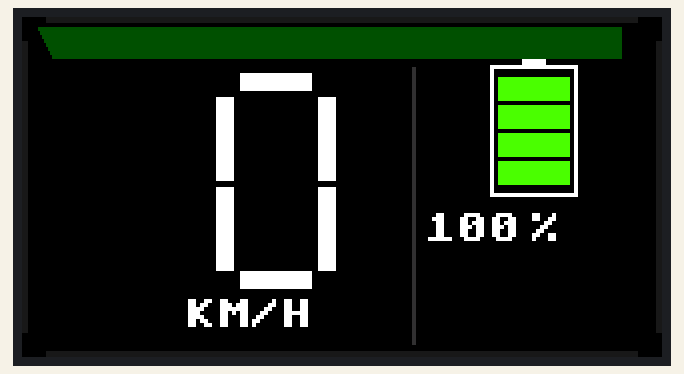
Recording of a program running on a simulated ESP32 board running MicroPython. On the bench: 320×170 colour display. The interpreter's speed is modelled, so counts of loop turns are approximate; library files of the repository ran but are not shown: st7789.py.

Above: at 1.1 s.
At 6.13 s:
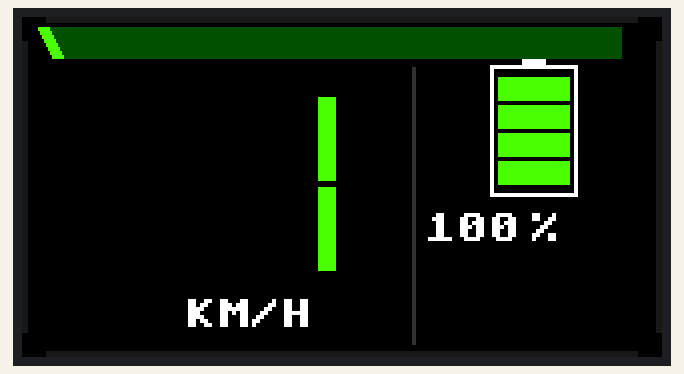
At 8.47 s:
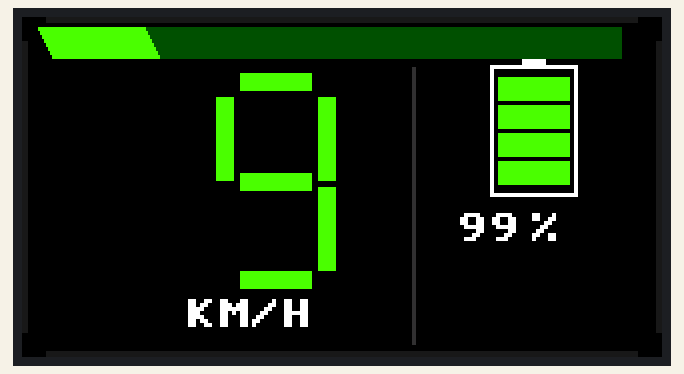
At 10.72 s:
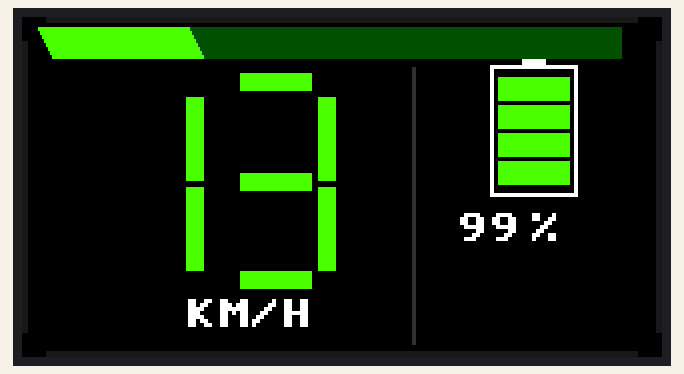
At 15.71 s:
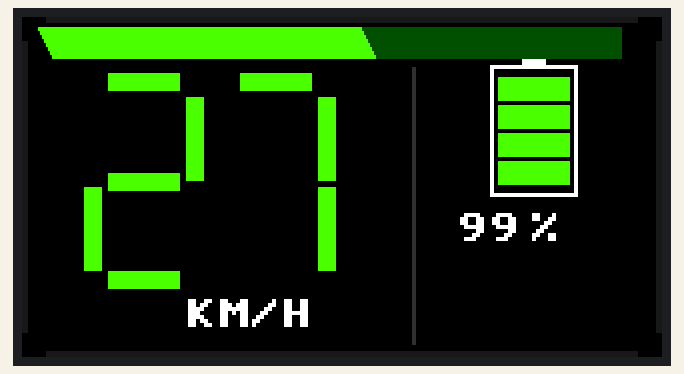
At 20.85 s:
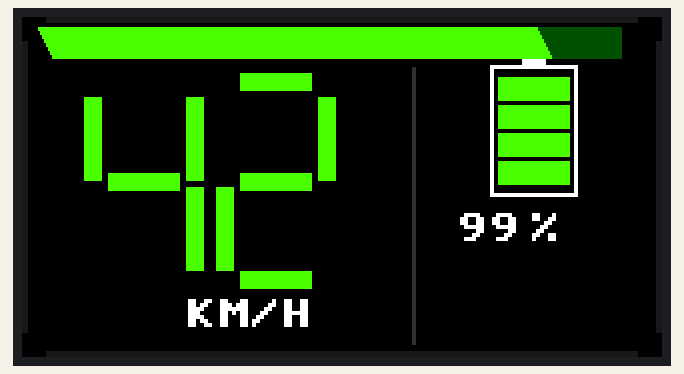

The program:

main.py
```python
"""
Dashboard Hypercar – ESP32 + ST7789 1.9" (320×170 landscape)
Velocidad máx: 50 km/h | Sin framebuf | Sin MemoryError

Layout fiel a la imagen de referencia:
 ┌────────────────────────────────────────────────────┐
 │ ████████████████████░░░░░░░░░   barra trapezoidal  │
 │                                                    │
 │       [ 4 5 ]           │   ┌────────┐             │
 │        KM/H             │   │  BAT   │   85%       │
 │                         │   └────────┘             │
 └────────────────────────────────────────────────────┘
"""

import machine
import st7789
import time
import math

# Hardware
spi = machine.SPI(1, baudrate=30_000_000, polarity=1, phase=1,
                  sck=machine.Pin(18), mosi=machine.Pin(23))
tft = st7789.ST7789(spi, 320, 170,
                    reset=machine.Pin(4, machine.Pin.OUT),
                    dc=machine.Pin(2, machine.Pin.OUT),
                    cs=machine.Pin(15, machine.Pin.OUT),
                    backlight=machine.Pin(32, machine.Pin.OUT))

# Colores
BLACK    = st7789.BLACK
WHITE    = st7789.WHITE
GREEN_EV = 0x4FE0
GREEN_DIM= 0x0280
DKGRAY   = 0x18C3
ACCENT   = 0x3186
AMBER    = 0xFD00

W, H     = 320, 170
VEL_MAX  = 50

# Barra trapezoidal
BAR_Y    = 5
BAR_H    = 16
BAR_X0   = 8
BAR_X1   = 300
BAR_SKEW = 8

# Velocidad
VEL_SZ   = 3
DCHAR_W  = (20 * VEL_SZ) + (2 * VEL_SZ)
DIV_X    = 195
VEL_ZONE_W = DIV_X - 8
VEL_X    = (VEL_ZONE_W - DCHAR_W * 2) // 2 + 4
VEL_Y    = 28
LABEL_X  = (VEL_ZONE_W - 32) // 2 + 4
LABEL_Y  = VEL_Y + (36 * VEL_SZ) + 5

# Divisor
DIV_Y    = BAR_Y + BAR_H + 4
DIV_H    = H - DIV_Y - 6

# Bateria
BAT_ZONE_X = DIV_X + 6
BAT_ZONE_W = W - BAT_ZONE_X - 8
BAT_W    = 44
BAT_H    = 66
BAT_X    = BAT_ZONE_X + (BAT_ZONE_W - BAT_W) // 2
BAT_Y2   = 24
BAT_SEG  = 4
BAT_SH   = 12
BAT_GAP  = 2
PCT_X    = BAT_ZONE_X
PCT_Y    = BAT_Y2 + BAT_H + 6

FRAME    = 3
CHAM     = 12

_prev_vel = -1
_prev_bat = -1
_prev_bpx = -1


def _pad(s, w):
    while len(s) < w:
        s = ' ' + s
    return s


def _bat_color(pct):
    return GREEN_EV if pct >= 30 else AMBER


def _draw_bar_row(y, skew_px, px_filled, c_on, c_off):
    x0    = BAR_X0 + skew_px
    total = BAR_X1 - x0
    if total <= 0:
        return
    fill = min(px_filled, total)
    if fill > 0:
        tft.fill_rect(x0, y, fill, 1, c_on)
    if fill < total:
        tft.fill_rect(x0 + fill, y, total - fill, 1, c_off)


def _full_bar(px_filled):
    for row in range(BAR_H):
        skew = row * BAR_SKEW // BAR_H
        _draw_bar_row(BAR_Y + row, skew, px_filled, GREEN_EV, GREEN_DIM)


def _draw_bat_outline():
    bx, by = BAT_X, BAT_Y2
    bw, bh = BAT_W, BAT_H
    t = 2
    tft.fill_rect(bx,      by,      bw,      t,       WHITE)
    tft.fill_rect(bx,      by+bh-t, bw,      t,       WHITE)
    tft.fill_rect(bx,      by+t,    t,       bh-2*t,  WHITE)
    tft.fill_rect(bx+bw-t, by+t,    t,       bh-2*t,  WHITE)
    tw, th = 12, 5
    tx = bx + (bw - tw) // 2
    tft.fill_rect(tx, by-th, tw, th, WHITE)
    tft.fill_rect(bx+t, by+t, bw-2*t, bh-2*t, BLACK)


def _draw_bat_fill(pct):
    bx = BAT_X + 4
    by = BAT_Y2 + BAT_H - 4
    sw = BAT_W - 8
    col = _bat_color(pct)
    segs_on = int((pct / 100) * BAT_SEG + 0.5)
    segs_on = max(0, min(BAT_SEG, segs_on))
    for i in range(BAT_SEG):
        seg_y = by - (i + 1) * (BAT_SH + BAT_GAP)
        color = col if i < segs_on else BLACK
        tft.fill_rect(bx, seg_y, sw, BAT_SH, color)


def draw_static():
    tft.fill(BLACK)
    tft.fill_rect(CHAM,    0,       W-2*CHAM, FRAME,    DKGRAY)
    tft.fill_rect(CHAM,    H-FRAME, W-2*CHAM, FRAME,    DKGRAY)
    tft.fill_rect(0,       CHAM,    FRAME,    H-2*CHAM, DKGRAY)
    tft.fill_rect(W-FRAME, CHAM,    FRAME,    H-2*CHAM, DKGRAY)
    _full_bar(0)
    tft.fill_rect(DIV_X, DIV_Y, 2, DIV_H, ACCENT)
    tft.text("KM/H", LABEL_X, LABEL_Y, WHITE, scale=2, bg=BLACK)
    _draw_bat_outline()
    _draw_bat_fill(0)
    tft.text("%", PCT_X + 52, PCT_Y + 2, WHITE, scale=2, bg=BLACK)


def update(vel, bat):
    global _prev_vel, _prev_bat, _prev_bpx
    vel = max(0.0, min(float(VEL_MAX), vel))
    bat = max(0,   min(100, int(bat)))

    new_px = int((vel / VEL_MAX) * (BAR_X1 - BAR_X0))
    if new_px != _prev_bpx:
        _full_bar(new_px)
        _prev_bpx = new_px

    vel_int = int(vel)
    if vel_int != _prev_vel:
        tft.fill_rect(VEL_X - 4, VEL_Y, DCHAR_W * 2 + 8, 36 * VEL_SZ + 2, BLACK)
        col = GREEN_EV if vel_int > 0 else WHITE
        tft.number_large(vel_int, VEL_X, VEL_Y, col, sz=VEL_SZ, bg=BLACK, width=2)
        _prev_vel = vel_int

    if bat != _prev_bat:
        _draw_bat_fill(bat)
        s = _pad(str(bat), 3)
        tft.fill_rect(PCT_X, PCT_Y, 50, 18, BLACK)
        tft.text(s, PCT_X, PCT_Y + 2, WHITE, scale=2, bg=BLACK)
        _prev_bat = bat


# ── Simulación ────────────────────────────────────────────────────────────────
draw_static()

vel_sim      = 0.0
vel_obj      = 0.0
bat_sim      = 100.0
VEL_SMOOTH   = 0.025   # suavidad: más bajo = más lento y progresivo
VEL_CHANGE_MS = 5000   # ms entre cambios de velocidad objetivo
last_change  = time.ticks_ms()

# Secuencia de velocidades objetivo (ciclo)
vel_seq  = [0, 15, 30, 45, 50, 40, 25, 10, 0]
vel_idx  = 0

while True:
    now = time.ticks_ms()

    # Avanzar al siguiente objetivo cuando se cumple el tiempo
    if time.ticks_diff(now, last_change) > VEL_CHANGE_MS:
        vel_idx = (vel_idx + 1) % len(vel_seq)
        vel_obj  = float(vel_seq[vel_idx])
        last_change = now

    # Suavizado exponencial — muy progresivo
    vel_sim += (vel_obj - vel_sim) * VEL_SMOOTH

    # Batería baja muy lentamente
    bat_sim -= 0.004
    if bat_sim < 0.0:
        bat_sim = 100.0

    update(vel_sim, int(bat_sim + 0.5))
    time.sleep_ms(40)
```
